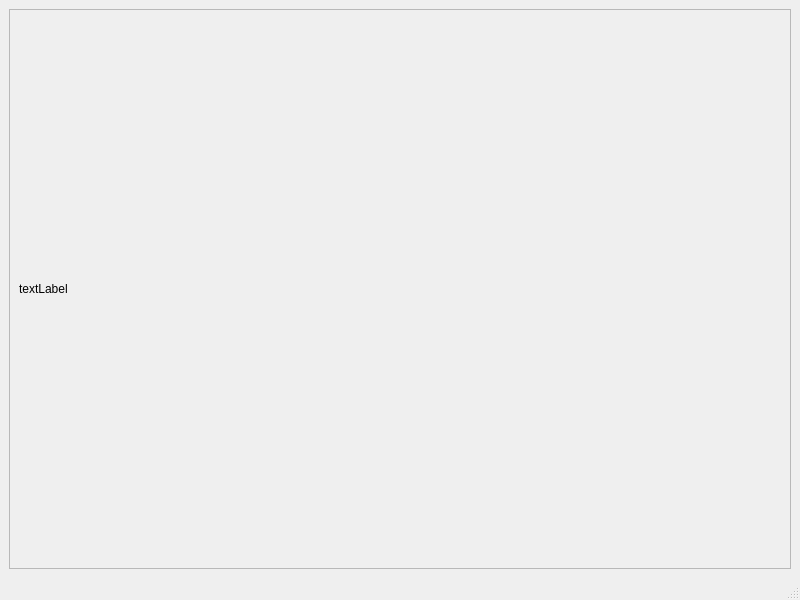
<?xml version="1.0" encoding="UTF-8"?>
<ui version="4.0">
 <class>Tegami</class>
 <widget class="QMainWindow" name="Tegami">
  <property name="geometry">
   <rect>
    <x>0</x>
    <y>0</y>
    <width>800</width>
    <height>600</height>
   </rect>
  </property>
  <property name="windowTitle">
   <string>MainWindow</string>
  </property>
  <widget class="QWidget" name="centralwidget">
   <layout class="QGridLayout" name="gridLayout">
    <item row="0" column="0">
     <widget class="QScrollArea" name="scrollArea">
      <property name="widgetResizable">
       <bool>true</bool>
      </property>
      <widget class="QWidget" name="scrollAreaWidgetContents">
       <property name="geometry">
        <rect>
         <x>0</x>
         <y>0</y>
         <width>780</width>
         <height>536</height>
        </rect>
       </property>
       <layout class="QGridLayout" name="gridLayout_2">
        <item row="0" column="0">
         <widget class="QLabel" name="label">
          <property name="text">
           <string>textLabel</string>
          </property>
         </widget>
        </item>
       </layout>
      </widget>
     </widget>
    </item>
   </layout>
  </widget>
  <widget class="QMenuBar" name="menubar">
   <property name="geometry">
    <rect>
     <x>0</x>
     <y>0</y>
     <width>800</width>
     <height>22</height>
    </rect>
   </property>
  </widget>
  <widget class="QStatusBar" name="statusbar"/>
 </widget>
 <resources/>
 <connections/>
</ui>
